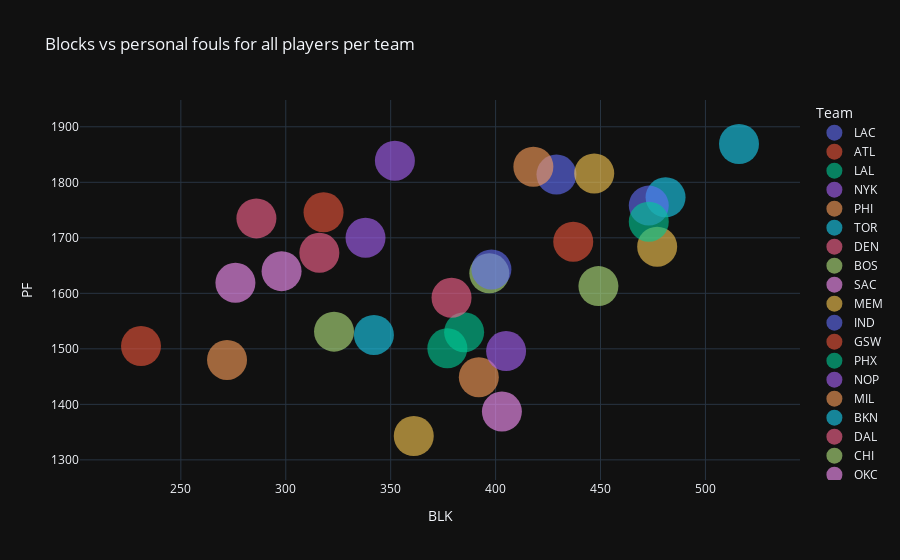

The code cell stored with this chart in its notebook:
### Code cell
# 9. Quais times tiveram mais bloqueios e quais tiveram mais faltas pessoais? Em um gráfico de disperção

px.scatter(data_frame=df_times,
           x='BLK',
           y='PF',
           color='Team',
           template="plotly_dark",
           title='Blocks vs personal fouls for all players per team',
           opacity=0.6).update_traces(marker_size=40)

### Figure 1 — Plotly figure (JSON) as saved in the notebook; plotly's stock layout.template omitted (floating-point values rounded to 4 significant figures)
{"data": [{"hovertemplate": "Team=LAC<br>BLK=%{x}<br>PF=%{y}<extra></extra>", "legendgroup": "LAC", "marker": {"color": "#636efa", "opacity": 0.6, "size": 40, "symbol": "circle"}, "mode": "markers", "name": "LAC", "orientation": "v", "showlegend": true, "type": "scatter", "x": [429], "xaxis": "x", "y": [1814], "yaxis": "y"}, {"hovertemplate": "Team=ATL<br>BLK=%{x}<br>PF=%{y}<extra></extra>", "legendgroup": "ATL", "marker": {"color": "#EF553B", "opacity": 0.6, "size": 40, "symbol": "circle"}, "mode": "markers", "name": "ATL", "orientation": "v", "showlegend": true, "type": "scatter", "x": [437], "xaxis": "x", "y": [1693], "yaxis": "y"}, {"hovertemplate": "Team=LAL<br>BLK=%{x}<br>PF=%{y}<extra></extra>", "legendgroup": "LAL", "marker": {"color": "#00cc96", "opacity": 0.6, "size": 40, "symbol": "circle"}, "mode": "markers", "name": "LAL", "orientation": "v", "showlegend": true, "type": "scatter", "x": [385], "xaxis": "x", "y": [1530], "yaxis": "y"}, {"hovertemplate": "Team=NYK<br>BLK=%{x}<br>PF=%{y}<extra></extra>", "legendgroup": "NYK", "marker": {"color": "#ab63fa", "opacity": 0.6, "size": 40, "symbol": "circle"}, "mode": "markers", "name": "NYK", "orientation": "v", "showlegend": true, "type": "scatter", "x": [352], "xaxis": "x", "y": [1839], "yaxis": "y"}, {"hovertemplate": "Team=PHI<br>BLK=%{x}<br>PF=%{y}<extra></extra>", "legendgroup": "PHI", "marker": {"color": "#FFA15A", "opacity": 0.6, "size": 40, "symbol": "circle"}, "mode": "markers", "name": "PHI", "orientation": "v", "showlegend": true, "type": "scatter", "x": [418], "xaxis": "x", "y": [1828], "yaxis": "y"}, {"hovertemplate": "Team=TOR<br>BLK=%{x}<br>PF=%{y}<extra></extra>", "legendgroup": "TOR", "marker": {"color": "#19d3f3", "opacity": 0.6, "size": 40, "symbol": "circle"}, "mode": "markers", "name": "TOR", "orientation": "v", "showlegend": true, "type": "scatter", "x": [481], "xaxis": "x", "y": [1773], "yaxis": "y"}, {"hovertemplate": "Team=DEN<br>BLK=%{x}<br>PF=%{y}<extra></extra>", "legendgroup": "DEN", "marker": {"color": "#FF6692", "opacity": 0.6, "size": 40, "symbol": "circle"}, "mode": "markers", "name": "DEN", "orientation": "v", "showlegend": true, "type": "scatter", "x": [379], "xaxis": "x", "y": [1592], "yaxis": "y"}, {"hovertemplate": "Team=BOS<br>BLK=%{x}<br>PF=%{y}<extra></extra>", "legendgroup": "BOS", "marker": {"color": "#B6E880", "opacity": 0.6, "size": 40, "symbol": "circle"}, "mode": "markers", "name": "BOS", "orientation": "v", "showlegend": true, "type": "scatter", "x": [449], "xaxis": "x", "y": [1613], "yaxis": "y"}, {"hovertemplate": "Team=SAC<br>BLK=%{x}<br>PF=%{y}<extra></extra>", "legendgroup": "SAC", "marker": {"color": "#FF97FF", "opacity": 0.6, "size": 40, "symbol": "circle"}, "mode": "markers", "name": "SAC", "orientation": "v", "showlegend": true, "type": "scatter", "x": [276], "xaxis": "x", "y": [1619], "yaxis": "y"}, {"hovertemplate": "Team=MEM<br>BLK=%{x}<br>PF=%{y}<extra></extra>", "legendgroup": "MEM", "marker": {"color": "#FECB52", "opacity": 0.6, "size": 40, "symbol": "circle"}, "mode": "markers", "name": "MEM", "orientation": "v", "showlegend": true, "type": "scatter", "x": [477], "xaxis": "x", "y": [1684], "yaxis": "y"}, {"hovertemplate": "Team=IND<br>BLK=%{x}<br>PF=%{y}<extra></extra>", "legendgroup": "IND", "marker": {"color": "#636efa", "opacity": 0.6, "size": 40, "symbol": "circle"}, "mode": "markers", "name": "IND", "orientation": "v", "showlegend": true, "type": "scatter", "x": [473], "xaxis": "x", "y": [1758], "yaxis": "y"}, {"hovertemplate": "Team=GSW<br>BLK=%{x}<br>PF=%{y}<extra></extra>", "legendgroup": "GSW", "marker": {"color": "#EF553B", "opacity": 0.6, "size": 40, "symbol": "circle"}, "mode": "markers", "name": "GSW", "orientation": "v", "showlegend": true, "type": "scatter", "x": [318], "xaxis": "x", "y": [1746], "yaxis": "y"}, {"hovertemplate": "Team=PHX<br>BLK=%{x}<br>PF=%{y}<extra></extra>", "legendgroup": "PHX", "marker": {"color": "#00cc96", "opacity": 0.6, "size": 40, "symbol": "circle"}, "mode": "markers", "name": "PHX", "orientation": "v", "showlegend": true, "type": "scatter", "x": [473], "xaxis": "x", "y": [1729], "yaxis": "y"}, {"hovertemplate": "Team=NOP<br>BLK=%{x}<br>PF=%{y}<extra></extra>", "legendgroup": "NOP", "marker": {"color": "#ab63fa", "opacity": 0.6, "size": 40, "symbol": "circle"}, "mode": "markers", "name": "NOP", "orientation": "v", "showlegend": true, "type": "scatter", "x": [338], "xaxis": "x", "y": [1700], "yaxis": "y"}, {"hovertemplate": "Team=MIL<br>BLK=%{x}<br>PF=%{y}<extra></extra>", "legendgroup": "MIL", "marker": {"color": "#FFA15A", "opacity": 0.6, "size": 40, "symbol": "circle"}, "mode": "markers", "name": "MIL", "orientation": "v", "showlegend": true, "type": "scatter", "x": [392], "xaxis": "x", "y": [1449], "yaxis": "y"}, {"hovertemplate": "Team=BKN<br>BLK=%{x}<br>PF=%{y}<extra></extra>", "legendgroup": "BKN", "marker": {"color": "#19d3f3", "opacity": 0.6, "size": 40, "symbol": "circle"}, "mode": "markers", "name": "BKN", "orientation": "v", "showlegend": true, "type": "scatter", "x": [516], "xaxis": "x", "y": [1869], "yaxis": "y"}, {"hovertemplate": "Team=DAL<br>BLK=%{x}<br>PF=%{y}<extra></extra>", "legendgroup": "DAL", "marker": {"color": "#FF6692", "opacity": 0.6, "size": 40, "symbol": "circle"}, "mode": "markers", "name": "DAL", "orientation": "v", "showlegend": true, "type": "scatter", "x": [316], "xaxis": "x", "y": [1673], "yaxis": "y"}, {"hovertemplate": "Team=CHI<br>BLK=%{x}<br>PF=%{y}<extra></extra>", "legendgroup": "CHI", "marker": {"color": "#B6E880", "opacity": 0.6, "size": 40, "symbol": "circle"}, "mode": "markers", "name": "CHI", "orientation": "v", "showlegend": true, "type": "scatter", "x": [397], "xaxis": "x", "y": [1636], "yaxis": "y"}, {"hovertemplate": "Team=OKC<br>BLK=%{x}<br>PF=%{y}<extra></extra>", "legendgroup": "OKC", "marker": {"color": "#FF97FF", "opacity": 0.6, "size": 40, "symbol": "circle"}, "mode": "markers", "name": "OKC", "orientation": "v", "showlegend": true, "type": "scatter", "x": [298], "xaxis": "x", "y": [1640], "yaxis": "y"}, {"hovertemplate": "Team=MIN<br>BLK=%{x}<br>PF=%{y}<extra></extra>", "legendgroup": "MIN", "marker": {"color": "#FECB52", "opacity": 0.6, "size": 40, "symbol": "circle"}, "mode": "markers", "name": "MIN", "orientation": "v", "showlegend": true, "type": "scatter", "x": [447], "xaxis": "x", "y": [1816], "yaxis": "y"}, {"hovertemplate": "Team=POR<br>BLK=%{x}<br>PF=%{y}<extra></extra>", "legendgroup": "POR", "marker": {"color": "#636efa", "opacity": 0.6, "size": 40, "symbol": "circle"}, "mode": "markers", "name": "POR", "orientation": "v", "showlegend": true, "type": "scatter", "x": [398], "xaxis": "x", "y": [1643], "yaxis": "y"}, {"hovertemplate": "Team=MIA<br>BLK=%{x}<br>PF=%{y}<extra></extra>", "legendgroup": "MIA", "marker": {"color": "#EF553B", "opacity": 0.6, "size": 40, "symbol": "circle"}, "mode": "markers", "name": "MIA", "orientation": "v", "showlegend": true, "type": "scatter", "x": [231], "xaxis": "x", "y": [1505], "yaxis": "y"}, {"hovertemplate": "Team=CLE<br>BLK=%{x}<br>PF=%{y}<extra></extra>", "legendgroup": "CLE", "marker": {"color": "#00cc96", "opacity": 0.6, "size": 40, "symbol": "circle"}, "mode": "markers", "name": "CLE", "orientation": "v", "showlegend": true, "type": "scatter", "x": [377], "xaxis": "x", "y": [1501], "yaxis": "y"}, {"hovertemplate": "Team=WAS<br>BLK=%{x}<br>PF=%{y}<extra></extra>", "legendgroup": "WAS", "marker": {"color": "#ab63fa", "opacity": 0.6, "size": 40, "symbol": "circle"}, "mode": "markers", "name": "WAS", "orientation": "v", "showlegend": true, "type": "scatter", "x": [405], "xaxis": "x", "y": [1496], "yaxis": "y"}, {"hovertemplate": "Team=SAS<br>BLK=%{x}<br>PF=%{y}<extra></extra>", "legendgroup": "SAS", "marker": {"color": "#FFA15A", "opacity": 0.6, "size": 40, "symbol": "circle"}, "mode": "markers", "name": "SAS", "orientation": "v", "showlegend": true, "type": "scatter", "x": [272], "xaxis": "x", "y": [1480], "yaxis": "y"}, {"hovertemplate": "Team=ORL<br>BLK=%{x}<br>PF=%{y}<extra></extra>", "legendgroup": "ORL", "marker": {"color": "#19d3f3", "opacity": 0.6, "size": 40, "symbol": "circle"}, "mode": "markers", "name": "ORL", "orientation": "v", "showlegend": true, "type": "scatter", "x": [342], "xaxis": "x", "y": [1525], "yaxis": "y"}, {"hovertemplate": "Team=DET<br>BLK=%{x}<br>PF=%{y}<extra></extra>", "legendgroup": "DET", "marker": {"color": "#FF6692", "opacity": 0.6, "size": 40, "symbol": "circle"}, "mode": "markers", "name": "DET", "orientation": "v", "showlegend": true, "type": "scatter", "x": [286], "xaxis": "x", "y": [1735], "yaxis": "y"}, {"hovertemplate": "Team=HOU<br>BLK=%{x}<br>PF=%{y}<extra></extra>", "legendgroup": "HOU", "marker": {"color": "#B6E880", "opacity": 0.6, "size": 40, "symbol": "circle"}, "mode": "markers", "name": "HOU", "orientation": "v", "showlegend": true, "type": "scatter", "x": [323], "xaxis": "x", "y": [1531], "yaxis": "y"}, {"hovertemplate": "Team=UTA<br>BLK=%{x}<br>PF=%{y}<extra></extra>", "legendgroup": "UTA", "marker": {"color": "#FF97FF", "opacity": 0.6, "size": 40, "symbol": "circle"}, "mode": "markers", "name": "UTA", "orientation": "v", "showlegend": true, "type": "scatter", "x": [403], "xaxis": "x", "y": [1387], "yaxis": "y"}, {"hovertemplate": "Team=CHA<br>BLK=%{x}<br>PF=%{y}<extra></extra>", "legendgroup": "CHA", "marker": {"color": "#FECB52", "opacity": 0.6, "size": 40, "symbol": "circle"}, "mode": "markers", "name": "CHA", "orientation": "v", "showlegend": true, "type": "scatter", "x": [361], "xaxis": "x", "y": [1343], "yaxis": "y"}], "layout": {"legend": {"title": {"text": "Team"}, "tracegroupgap": 0}, "title": {"text": "Blocks vs personal fouls for all players per team"}, "xaxis": {"anchor": "y", "domain": [0, 1], "title": {"text": "BLK"}}, "yaxis": {"anchor": "x", "domain": [0, 1], "title": {"text": "PF"}}}}
